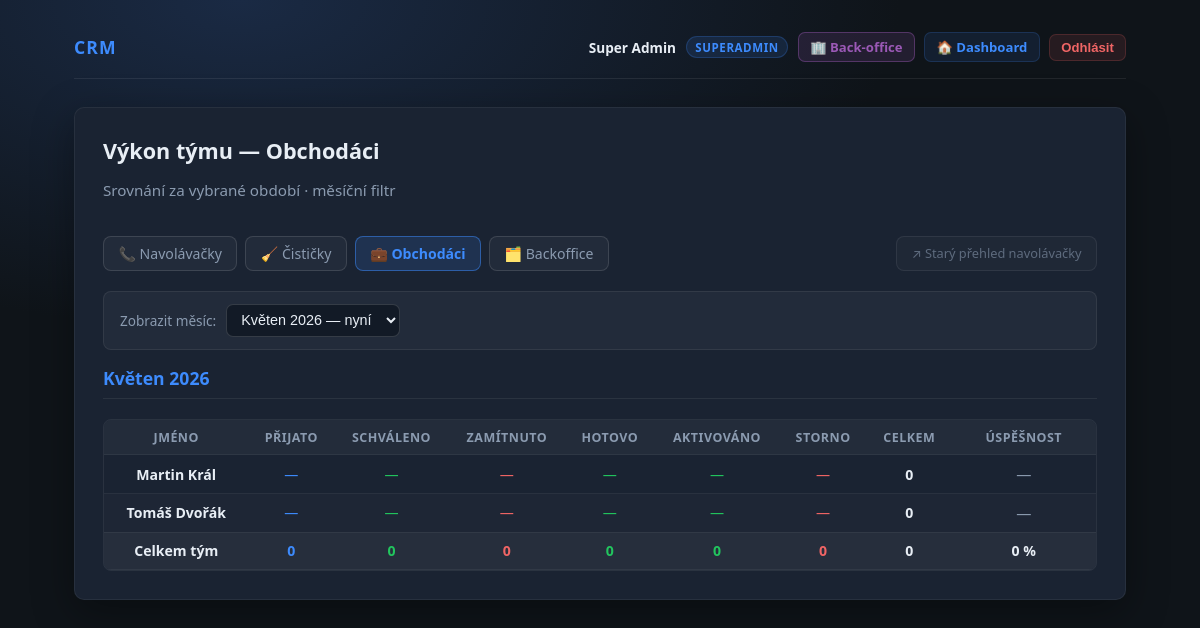
Screenshot of /admin/team-stats?role=obchodak&year=2026&month=5 (signed in) with the database file from the repository.
### tables this page shows
CREATE TABLE `users` (
  `id` BIGINT UNSIGNED NOT NULL AUTO_INCREMENT,
  `jmeno` VARCHAR(255) NOT NULL,
  `email` VARCHAR(255) NOT NULL,
  `heslo_hash` VARCHAR(255) NOT NULL COMMENT 'password_hash(..., PASSWORD_ARGON2ID)',
  `role` ENUM('superadmin','majitel','navolavacka','obchodak','backoffice') NOT NULL,
  `primary_region` VARCHAR(64) NULL DEFAULT NULL COMMENT 'Preferovaný region obchodáka',
  `aktivni` TINYINT(1) NOT NULL DEFAULT 1 COMMENT '1 aktivní, 0 deaktivovaný účet',
  `totp_secret` VARBINARY(512) NULL DEFAULT NULL COMMENT 'Secret TOTP (doporučeno šifrovat v aplikaci)',
  `totp_enabled` TINYINT(1) NOT NULL DEFAULT 0,
  `must_change_password` TINYINT(1) NOT NULL DEFAULT 0 COMMENT 'Nucená změna hesla při prvním přihlášení',
  `created_at` DATETIME(3) NOT NULL DEFAULT CURRENT_TIMESTAMP(3),
  `deactivated_at` DATETIME(3) NULL DEFAULT NULL,
  `created_by` BIGINT UNSIGNED NULL DEFAULT NULL COMMENT 'Kdo uživatele založil',
  PRIMARY KEY (`id`),
  UNIQUE KEY `uk_users_email` (`email`),
  KEY `idx_users_role_aktivni` (`role`, `aktivni`),
  KEY `idx_users_primary_region` (`primary_region`),
  KEY `idx_users_created_by` (`created_by`),
  CONSTRAINT `fk_users_created_by` FOREIGN KEY (`created_by`) REFERENCES `users` (`id`) ON DELETE SET NULL
);

### app/views/layout/base.php (the view, shortened to what the rows shown need)
<!DOCTYPE html>
<html lang="cs">
<head>
    <link rel="stylesheet" href="<?= crm_h(crm_url('/assets/css/app.css')) ?>">
</head>
<body>
<div class="layout">
    <header class="header">
        <div class="header-left">
            <span class="logo">CRM</span>
        </div>
        <?php if (!empty($user)) {
            $_roleLabels = [
                'navolavacka' => 'Navolávačka',
                'cisticka'    => 'Čistička',
                'obchodak'    => 'Obchodák',
                'backoffice'  => 'Backoffice',
                'majitel'     => 'Majitel',
                'superadmin'  => 'Superadmin',
            ];
            $_roleLabel   = $_roleLabels[$user['role'] ?? ''] ?? ($user['role'] ?? '');
        ?>
        <div class="header-right">
            <span class="header-user">
                <strong><?= crm_h((string) ($user['jmeno'] ?? '')) ?></strong>
            </span>
            <span class="header-role-badge"><?= crm_h($_roleLabel) ?></span>
            <?php if (in_array(($user['role'] ?? ''), ['backoffice', 'majitel', 'superadmin'], true)) { ?>
            <a href="<?= crm_h(crm_url('/bo')) ?>" class="header-dash-btn"
               style="background:rgba(155,89,182,0.15);color:#9b59b6;border:1px solid rgba(155,89,182,0.4);">
                🏢 Back-office
            </a>
            <?php } ?>
            <a href="<?= crm_h(crm_url('/dashboard')) ?>" class="header-dash-btn">🏠 Dashboard</a>
            <form method="post" action="<?= crm_h(crm_url('/logout')) ?>"
                  class="header-logout-form">
                <button type="submit" class="header-logout-btn">Odhlásit</button>
            </form>
        </div>
        <?php } ?>
    </header>
    <main class="main">
        <?= $content ?>
    </main>
</div>
</body>
</html>

### app/views/admin/team_stats.php (shortened to what the rows shown need)
<?php
$monthNames = [
    1 => 'Leden', 2 => 'Únor', 3 => 'Březen', 4 => 'Duben',
    5 => 'Květen', 6 => 'Červen', 7 => 'Červenec', 8 => 'Srpen',
    9 => 'Září', 10 => 'Říjen', 11 => 'Listopad', 12 => 'Prosinec',
];
$currentLabel = ($monthNames[$month] ?? $month) . ' ' . $year;
$winKey   = $cfg['win_key'] ?? null;
$columns  = $cfg['columns'] ?? [];
$colKeys  = $cfg['col_keys'] ?? [];
$maxWins = 0;
?>
<section class="card">
    <div class="stats-header">
        <div>
            <h1>Výkon týmu — <?= crm_h($cfg['label']) ?></h1>
            <p class="muted">Srovnání za vybrané období · měsíční filtr</p>
        </div>
    </div>
    <div class="team-stats-nav">
        <?php foreach ($allRoles as $rKey => $rCfg) {
            $isActive = ($rKey === $role);
            $href = crm_url('/admin/team-stats?role=' . $rKey
                . '&year=' . $year . '&month=' . $month);
        ?>
        <a href="<?= crm_h($href) ?>"
           class="team-stats-nav-btn <?= $isActive ? 'team-stats-nav-btn--active' : '' ?>">
            <?= crm_h($rCfg['icon'] . ' ' . $rCfg['label']) ?>
        </a>
        <?php } ?>
        <a href="<?= crm_h(crm_url('/admin/caller-stats')) ?>"
           class="team-stats-nav-btn team-stats-nav-btn--legacy" title="Původní stránka navolávačky">
            ↗ Starý přehled navolávačky
        </a>
    </div>
    <div class="stats-filter-bar">
        <form method="get" action="<?= crm_h(crm_url('/admin/team-stats')) ?>" class="stats-filter-form">
            <label class="stats-filter-label">Zobrazit měsíc:</label>
            <select name="month_key" class="input-sm stats-month-select" onchange="this.form.submit()">
                <?php foreach ($monthOptions as $opt) {
                    $key    = $opt['year'] . '-' . str_pad((string)$opt['month'], 2, '0', STR_PAD_LEFT);
                    $curKey = $year . '-' . str_pad((string)$month, 2, '0', STR_PAD_LEFT);
                    $sel    = ($key === $curKey) ? ' selected' : '';
                    $isNow  = ($key === $realMonthKey);
                    $optStyle  = $isNow ? ' style="background:rgba(34,197,94,0.18);color:#22c55e;"' : '';
                    $nowSuffix = $isNow ? ' — nyní' : '';
                ?>
                    <option value="<?= crm_h($key) ?>"<?= $sel ?><?= $optStyle ?>><?= crm_h($opt['label'] . $nowSuffix) ?></option>
                <?php } ?>
            </select>
        </form>
    </div>
    <h2 class="stats-period-title"><?= crm_h($currentLabel) ?></h2>
    <?php if (count($callerRows) === 0) { ?>
        <p class="muted">Pro roli <strong><?= crm_h($cfg['label']) ?></strong> nejsou v systému žádní aktivní uživatelé.</p>
    <?php } else { ?>
    <div class="stats-table-wrap">
        <table class="stats-table admin-caller-table">
            <thead>
                <tr>
                    <th class="acol--name">Jméno</th>
                    <?php foreach ($columns as $col) { ?>
                        <th class="<?= crm_h($col['cls']) ?>"><?= crm_h($col['label']) ?></th>
                    <?php } ?>
                    <th class="acol--total">Celkem</th>
                    <?php if ($winKey) { ?><th class="acol--rate">Úspěšnost</th><?php } ?>
                </tr>
            </thead>
            <tbody>
            <?php foreach ($callerRows as $i => $row) {
                $wins  = $winKey ? (int) ($row[$winKey] ?? 0) : 0;
                $total = (int) ($row['total_actions'] ?? 0);
                $rate  = ($total > 0 && $winKey) ? round($wins / $total * 100, 1) : 0.0;
                $barW  = ($maxWins > 0 && $winKey) ? round($wins / $maxWins * 100) : 0;
                $rowCls = ($i % 2 !== 0) ? ' stats-row--alt' : '';
            ?>
                <tr class="<?= $rowCls ?>">
                    <td class="acol--name">
                        <strong><?= crm_h((string) $row['jmeno']) ?></strong>
                    </td>
                    <?php foreach ($colKeys as $k) {
                        $v   = (int) ($row[$k] ?? 0);
                        $cls = $columns[$k]['cls'] ?? '';
                        $hl  = ($k === $winKey && $v > 0) ? ' acol-highlight--win' : '';
                    ?>
                        <td class="<?= crm_h($cls . $hl) ?>">
                            <?= $v > 0 ? ($k === $winKey ? "<strong>{$v}</strong>" : $v) : '—' ?>
                        </td>
                    <?php } ?>
                    <td class="acol--total"><strong><?= $total ?></strong></td>
                    <?php if ($winKey) { ?>
                    <td class="acol--rate">
                        <?php if ($total > 0) { ?>
                        <div class="acol-rate-wrap">
                            <div class="acol-rate-bar">
                                <div class="acol-rate-fill <?= $rate >= 20 ? 'acol-rate-fill--good' : ($rate >= 10 ? 'acol-rate-fill--mid' : 'acol-rate-fill--low') ?>"
                                     style="width:<?= $barW ?>%"></div>
                            </div>
                            <span class="acol-rate-pct"><?= $rate ?> %</span>
                        </div>
                        <?php } else { ?>
                            <span class="muted">—</span>
                        <?php } ?>
                    </td>
                    <?php } ?>
                </tr>
            <?php } ?>
            </tbody>
            <tfoot>
                <tr class="stats-row--total">
                    <td><strong>Celkem tým</strong></td>
                    <?php foreach ($colKeys as $k) {
                        $cls = $columns[$k]['cls'] ?? '';
                    ?>
                        <td class="<?= crm_h($cls) ?>"><strong><?= $totals[$k] ?? 0 ?></strong></td>
                    <?php } ?>
                    <td class="acol--total"><strong><?= $totals['total_actions'] ?? 0 ?></strong></td>
                    <?php if ($winKey) {
                        $teamTotal = $totals['total_actions'] ?? 0;
                        $teamWins  = $totals[$winKey] ?? 0;
                        $teamRate  = $teamTotal > 0 ? round($teamWins / $teamTotal * 100, 1) : 0.0;
                    ?>
                    <td class="acol--rate"><strong><?= $teamRate ?> %</strong></td>
                    <?php } ?>
                </tr>
            </tfoot>
        </table>
    </div>
    <?php } ?>
</section>

### app/Router.php (shortened to what the rows shown need)
<?php
final class Router
{
    public function dispatch(string $method, string $path): void
    {
        foreach (self::routes() as $route) {
            if ($route['method'] !== $method || $route['path'] !== $path) {
                continue;
            }
            if (!empty($route['auth'])) {
                $user = crm_require_user($this->pdo);
            }
            $handler = $route['handler'];
            $action = $handler[1];
            $controller = new $class($this->pdo);
            $controller->{$action}();
            return;
        }
    }
}

### rows the page displays
users: jmeno "Super Admin", role "SUPERADMIN", jmeno "Martin Král", total "0", jmeno "Tomáš Dvořák"

### other values shown
crm_h($cfg['label']) "Obchodáci"
crm_h($rCfg['icon'] . ' ' . $rCfg['label']) "📞 Navolávačky"
crm_h($rCfg['icon'] . ' ' . $rCfg['label']) "🧹 Čističky"
crm_h($rCfg['icon'] . ' ' . $rCfg['label']) "💼 Obchodáci"
crm_h($rCfg['icon'] . ' ' . $rCfg['label']) "🗂️ Backoffice"
crm_h($col['label']) "PŘIJATO"
crm_h($col['label']) "SCHVÁLENO"
crm_h($col['label']) "ZAMÍTNUTO"
crm_h($col['label']) "HOTOVO"
crm_h($col['label']) "AKTIVOVÁNO"
crm_h($col['label']) "STORNO"
$totals[$k] "0"
$totals['total_actions'] "0"
$teamRate "0"
form field month_key "Květen 2026 — nyní"
